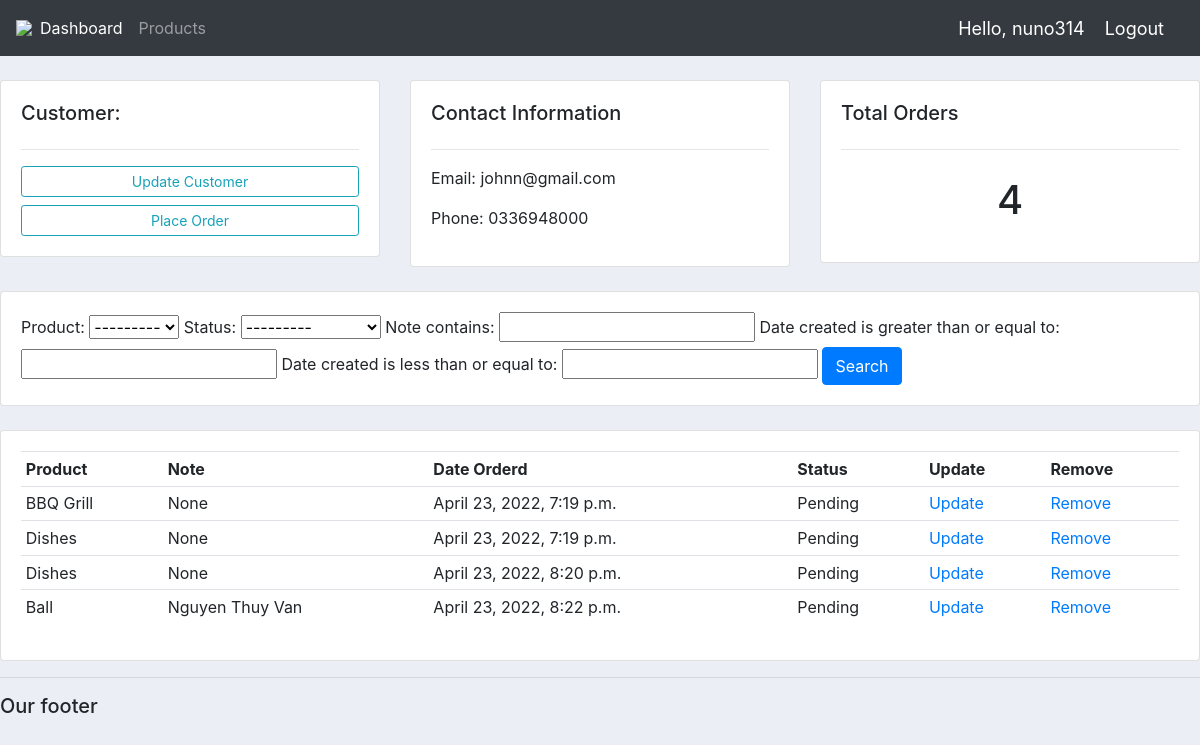
The app's page /customer/1/ (signed in) with its own data.
### accounts/models.py (models this page shows, shortened)
class Customer(models.Model):
    name = models.CharField(max_length=200)
    phone = models.CharField(max_length=200)
    email = models.CharField(max_length=200)
    date_created = models.DateTimeField(auto_now_add=True, null=True)

class Order(models.Model):
    STATUS = (
        ('Pending', 'Pending'),
        ('Out for delivery', 'Out for delivery'),
        ('Delivered','Delivered'),
    )
    customer = models.ForeignKey(Customer, null=True, on_delete=models.SET_NULL)
    product = models.ForeignKey(Product, null=True, on_delete=models.SET_NULL)
    date_created = models.DateTimeField(auto_now_add=True, null=True)
    status = models.CharField(max_length=200, null=True, choices=STATUS)
    note = models.CharField(max_length=1000, null=True)

class Product(models.Model):
    CATEGORY = (
        ('Indoor', 'Indoor'),
        ('Out Door','Out Door'),
    )
    name = models.CharField(max_length=200)
    price = models.FloatField(null=True)
    category = models.CharField(max_length=200, choices=CATEGORY)
    description = models.CharField(max_length=200, blank=True)
    date_created = models.DateTimeField(auto_now_add=True, null=True)
    tags = models.ManyToManyField(Tag)
    def __str__(self):
        return self.name

### accounts/decorators.py (the view)
		def wrapper_func(request, *args, **kwargs):
			group = None
			if request.user.groups.exists():
				group = request.user.groups.all()[0].name
			if group in allowed_roles:
				return view_func(request, *args, **kwargs)
			else:
				return HttpResponse('You are not authorized to view this page')

### accounts/views.py (called while the page is built)
@login_required(login_url='login')
@allowed_users(allowed_roles=['admin'])
def customer(request, pk_test):
    customer = Customer.objects.get(id=pk_test)
    orders = customer.order_set.all()
    order_count = orders.count()
    myFilter = OrderFilter(request.GET, queryset=orders)
    orders = myFilter.qs
    context = {'customer': customer, 'orders': orders, 'order_count': order_count, 'myFilter':myFilter}
    return render(request, 'accounts/customer.html', context)

### accounts/templates/accounts/customer.html
{%  extends 'accounts/main.html' %}
{% block content %}
<br>
<div class="row">
	<div class="col-md">
		<div class="card card-body">
			<h5>Customer:</h5>
			<hr>
			<a class="btn btn-outline-info  btn-sm btn-block" href="">Update Customer</a>
			<a class="btn btn-outline-info  btn-sm btn-block" href="{% url 'create_order' customer.id %}">Place Order</a>
		</div>
	</div>
	<div class="col-md">
		<div class="card card-body">
			<h5>Contact Information</h5>
			<hr>
			<p>Email: {{customer.email}}</p>
			<p>Phone: {{customer.phone}}</p>
		</div>
	</div>
	<div class="col-md">
		<div class="card card-body">
			<h5>Total Orders</h5>
			<hr>
			<h1 style="text-align: center;padding: 10px">{{order_count}}</h1>
		</div>
	</div>
</div>
<br>
<div class="row">
	<div class="col">
		<div class="card card-body">
			<form method="get">
				{{myFilter.form}}
		    <button class="btn btn-primary" type="submit">Search</button>
		  </form>
		</div>
	</div>
</div>
<br>
<div class="row">
	<div class="col-md">
		<div class="card card-body">
			<table class="table table-sm">
				<tr>
					<th>Product</th>
					<th>Note</th>
					<th>Date Orderd</th>
					<th>Status</th>
					<th>Update</th>
					<th>Remove</th>
				</tr>
				{% for order in orders%}
				<tr>
					<td>{{order.product}}</td>
					<td>{{order.note}}</td>
					<td>{{order.date_created}}</td>
					<td>{{order.status}}</td>
					<td><a href="{% url 'update_order' order.id %}">Update</a></td>
					<td><a href="{% url 'delete_order' order.id %}">Remove</a></td>
				</tr>
				{% endfor %}
			</table>
		</div>
	</div>
</div>
{% endblock %}

### accounts/templates/accounts/navbar.html (shortened to what this page needs)
{% load static %}
<nav class="navbar navbar-expand-lg navbar-dark bg-dark">
  <img src="{% static 'images/logo.png' %}">
    <div class="collapse navbar-collapse" id="navbarNav">
      <ul class="navbar-nav">
        <li class="nav-item active">
          <a class="nav-link" href="{% url 'home' %}">Dashboard </a>
        </li>
        <li class="nav-item">
          <a class="nav-link" href="{% url 'products' %}">Products</a>
        </li>
      </ul>
    </div>
    <span class="hello-msg">Hello, {{request.user}}</span>
    <span ><a  class="hello-msg" href="{% url 'logout' %}">Logout</a></span>
  </nav>

### static/css/main.css (style rules this page uses)
body { background-color: #ebeff5; }

### accounts/templates/accounts/navbar.html (style rules this page uses)
.hello-msg { font-size: 18px; color: #fff; margin-right: 20px; }

### records on screen
Customer: email "johnn@gmail.com", phone "0336948000"
Order: product "BBQ Grill", note "None", date_created "April 23, 2022, 7:19 p.m.", status "Pending"
Order: product "Dishes", note "None", date_created "April 23, 2022, 7:19 p.m.", status "Pending"
Order: product "Dishes", note "None", date_created "April 23, 2022, 8:20 p.m.", status "Pending"
Order: product "Ball", note "Nguyen Thuy Van", date_created "April 23, 2022, 8:22 p.m.", status "Pending"

### other values on screen
{{ request.user }} "nuno314"
{{ order_count }} "4"
